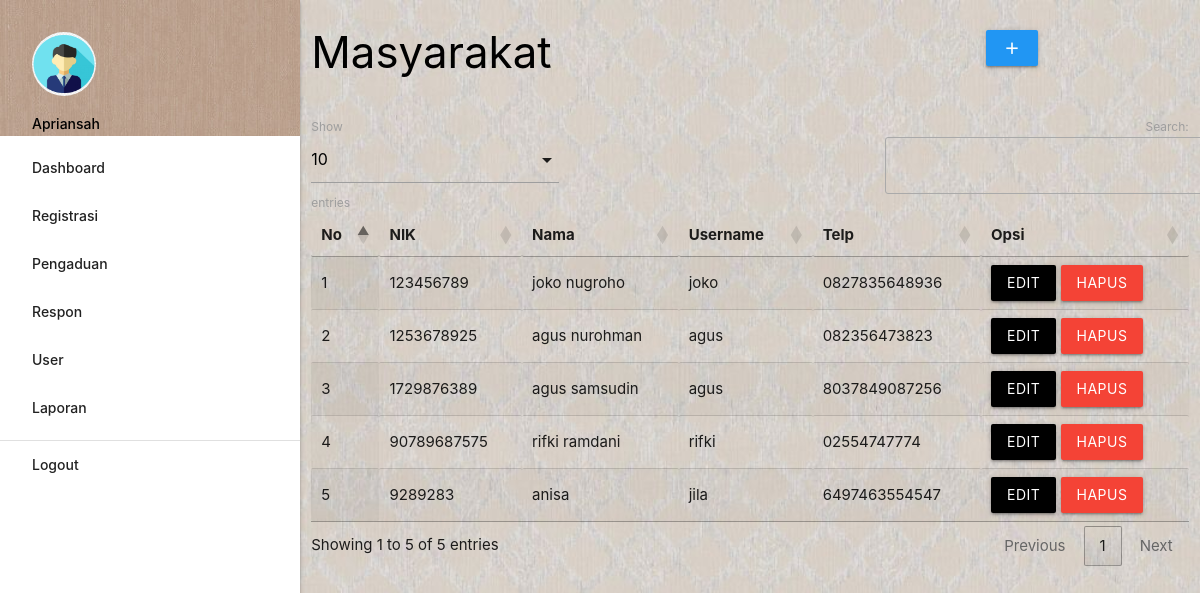
The page /admin/index.php?p=registrasi (signed in) on the database its author committed.
### tables this page shows
CREATE TABLE `masyarakat` (
  `nik` varchar(16) NOT NULL,
  `nama` varchar(35) NOT NULL,
  `username` varchar(25) NOT NULL,
  `password` varchar(255) NOT NULL,
  `telp` varchar(13) NOT NULL
);

### admin/registrasi.php (the view, shortened to what this page needs)
       <div class="row">
         <div class="col s12 m9">
           <h3 class="black-text">Masyarakat</h3>
         </div>
         <div class="col s12 m3">
           <div class="section"></div>
           <a class="waves-effect waves-light btn modal-trigger blue" href="#modal1"><i class="material-icons">add</i></a>
         </div>
       </div>
       <table id="example" class="display responsive-table" style="width:100%">
         <thead>
             <tr>
				<th>No</th>
				<th>NIK</th>
				<th>Nama</th>
				<th>Username</th>
				<th>Telp</th>
               	<th>Opsi</th>
             </tr>
         </thead>
         <tbody>
<?php
	$no=1;
	$query = mysqli_query($koneksi,"SELECT * FROM masyarakat ORDER BY nik ASC");
	while ($r=mysqli_fetch_assoc($query)) { ?>
	<tr>
		<td><?php echo $no++; ?></td>
		<td><?php echo $r['nik']; ?></td>
		<td><?php echo $r['nama']; ?></td>
		<td><?php echo $r['username']; ?></td>
		<td><?php echo $r['telp']; ?></td>
		<td><a class="btn black modal-trigger" href="#regis_edit?nik=<?php echo $r['nik'] ?>">Edit</a> <a onclick="return confirm('Anda Yakin Ingin Menghapus Y/N')" class="btn red" href="index.php?p=regis_hapus&nik=<?php echo $r['nik'] ?>">Hapus</a></td>
	</tr>
           <?php  }
            ?>
         </tbody>
       </table>

### rows shown on the page
masyarakat: nik "123456789", nama "joko nugroho", username "joko", telp "0827835648936"
masyarakat: nik "1253678925", nama "agus nurohman", username "agus", telp "082356473823"
masyarakat: nik "1729876389", nama "agus samsudin", username "agus", telp "8037849087256"
masyarakat: nik "90789687575", nama "rifki ramdani", username "rifki", telp "02554747774"
masyarakat: nik "9289283", nama "anisa", username "jila", telp "6497463554547"

### other values the page prints
$_SESSION['data']['nama_petugas'] "Apriansah"
